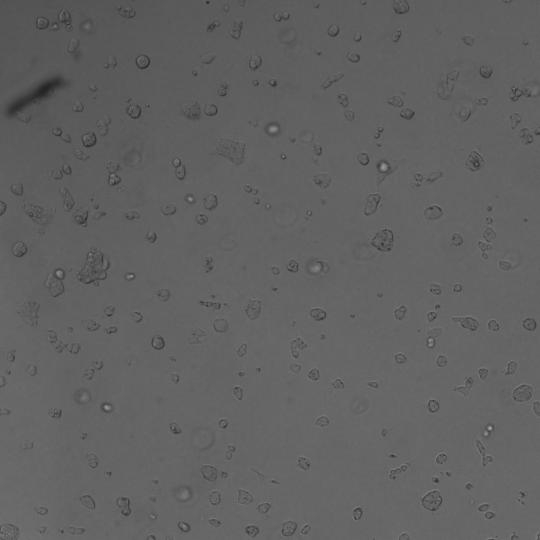
#> input picture experiment-cisplatin-drug-screen/import/images/R2C2_F10P1T0_220405-106TP24-15BME-CisGemCarbo.tiff, 1080 x 1080 px, given in place of D7 1.tif, which was not available (shown at 1/2 size)
$ python 23.04.28-morphology-measure.py
#> lines starting #> are read from the running program, lines starting #| are printed output that depends on the picture
#> further down, img is the input picture: shape (1080, 1080); min 36, max 172, mean 97.1
### OrganoTrack/Displaying.py
import cv2 as cv
import numpy as np
import matplotlib.pyplot as plt

def Rescale(frame, scale=0.5):
#> called with scale = 0.25
    width = int(frame.shape[1] * scale)
#> width = 270
    height = int(frame.shape[0] * scale)
#> height = 270
    dimensions = (width, height)
#> dimensions = (270, 270)

    return cv.resize(frame, dimensions, interpolation=cv.INTER_AREA)
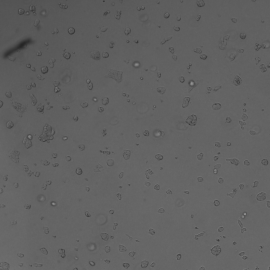
#> returned value: shape (270, 270); min 37, max 146, mean 97.1

def Display(window_title, image, scaling_factor=1):
    image = Rescale(image, scaling_factor)
    cv.imshow(window_title, image)


def DisplayImages(collective_title_for_image_set, image_set, scaling_factor):
    for i in range(len(image_set)):
        Display(collective_title_for_image_set + ' ' + str(i), image_set[i], scaling_factor)


# [4 lines left out: function ConvertLabelledImageToBinary, not called in this run]


def Mask(original, binary):
    return cv.bitwise_and(original, original, mask=binary)


def displayingTrackedSet(collective_title_for_image_set, tracked_set, scaling_factor):
    for i in range(tracked_set.shape[0]):
        Display(collective_title_for_image_set + ' ' + str(i), ConvertLabelledImageToBinary(tracked_set[i]), scaling_factor)

# [32 lines left out: functions ExportImageWithContours, plotHistogram, not called in this run]

# [4 lines that do not run on import are left out]
    # # predImg = cv.imread("", cv.IMREAD_GRAYSCALE)
    # # _, predImg = cv.threshold(HarmonyImg, 50, 255, cv.THRESH_BINARY)
    # DisplayWithContours('hello', rawImg, predImg, 0.5)
    # cv.waitKey(0)

### Experiments-with-OrganoTrack/23.04.28-morphology-measure.py
from OrganoTrack.Detecting import SegmentWithOrganoSegPy
from OrganoTrack.Displaying import Display
import cv2 as cv

dir = "/home/franz/Documents/mep/data/experiments/2023-02-24-Cis-Tos-dataset-mathijs/AZh5/Day-12"
imageName = "/D7 1.tif"

img = cv.imread(dir+imageName, cv.IMREAD_GRAYSCALE)
Display('ori', img, 0.25)
#> (the run stopped early here; a loop or call above may not have finished)

$ run again, on experiment-cisplatin-drug-screen/import/images/R2C2_F11P1T0_220405-106TP24-15BME-CisGemCarbo.tiff
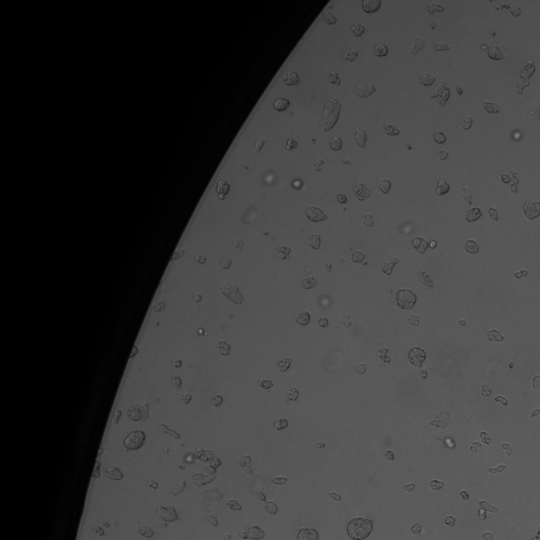
#> input picture experiment-cisplatin-drug-screen/import/images/R2C2_F11P1T0_220405-106TP24-15BME-CisGemCarbo.tiff, 1080 x 1080 px, given in place of D7 1.tif, which was not available (shown at 1/2 size)
#> img is the input picture: shape (1080, 1080); min 0, max 144, mean 55.4
#> in Rescale, `return cv.resize(frame, dimensions, interpolation=cv.INTER_AREA)`:
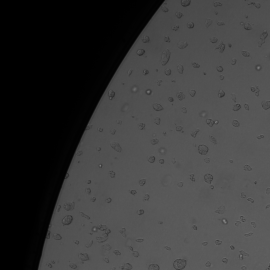
#> returned value: shape (270, 270); min 0, max 129, mean 55.4
